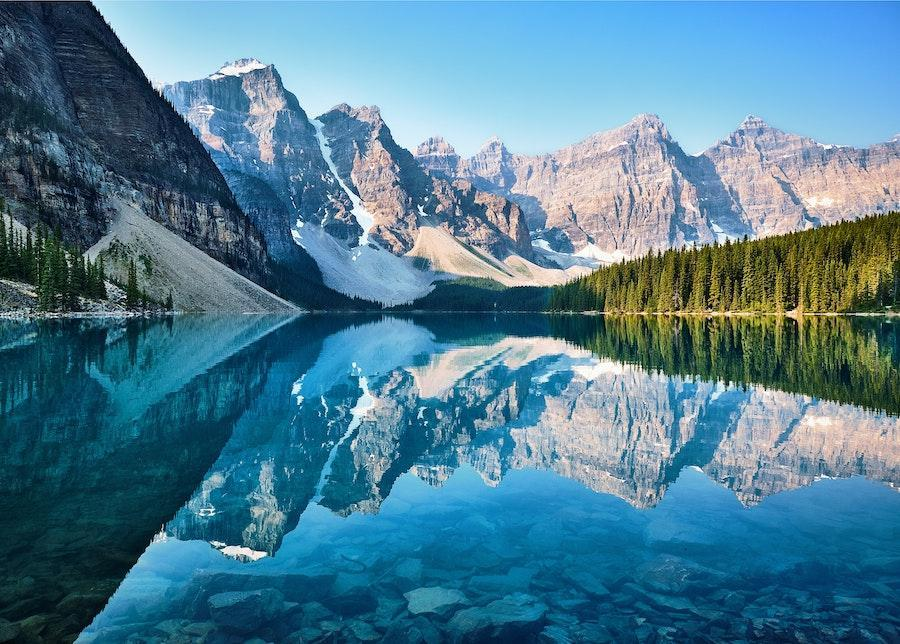
#> input picture GraphicsPractice/source/фото.jpg, 900 x 644 px
$ python lesson_09.py
#> lines starting #> are read from the running program, lines starting #| are printed output that depends on the picture
import os
from PIL import Image

# Убедимся, что папка output существует
if not os.path.exists("output"):
    os.makedirs("output")

image_path = "source/фото.jpg"

try:
    with Image.open(image_path) as img:
#> img is the input picture: PIL image 900x644 RGB; mean R, G, B 78.9, 125.7, 147
        print(f"Исходный размер: {img.size}")
#| Исходный размер: (900, 644)

        w, h = img.size
#> w = 900; h = 644
        # Находим минимальную сторону, чтобы вырезать правильный квадрат
        side = min(w, h)
#> side = 644

        # Вычисляем координаты для обрезки по центру
        left = (w - side) // 2
#> left = 128
        top = (h - side) // 2
#> top = 0
        right = left + side
#> right = 772
        bottom = top + side
#> bottom = 644

        # Обрезаем центральную часть до квадрата
        square = img.crop((left, top, right, bottom))
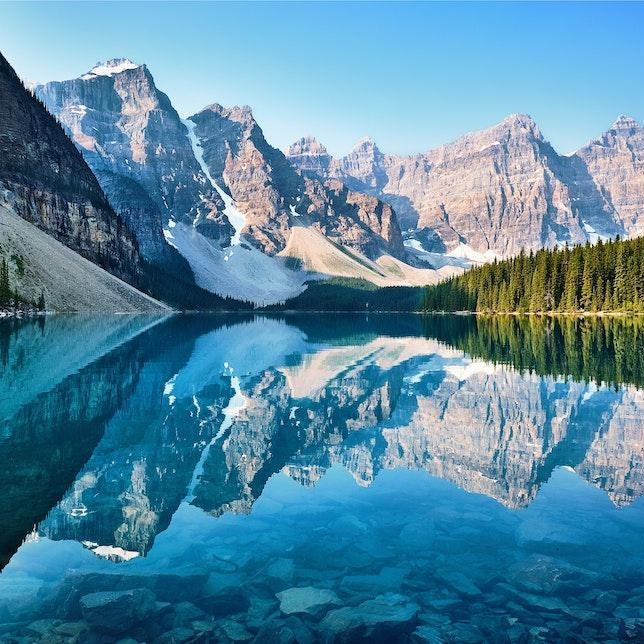
#> square: PIL image 644x644 RGB; mean R, G, B 85.4, 136.9, 161.4

        # Уменьшаем до заданного размера (например, 128×128 или 300×300 в зависимости от задачи)
        square = square.resize((128, 128), Image.Resampling.LANCZOS)
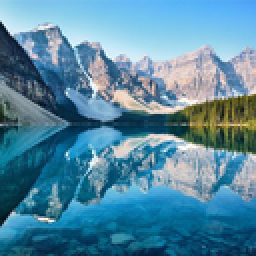
#> square: PIL image 128x128 RGB (shown 2 times larger); mean R, G, B 85.4, 136.9, 161.4

        output_path = "output/avatar.png"
        square.save(output_path)
        print(f"Аватарка успешно сохранена в {output_path}. Итоговый размер: {square.size}")
#| Аватарка успешно сохранена в output/avatar.png. Итоговый размер: (128, 128)

except FileNotFoundError:
    print(f"Ошибка: файл '{image_path}' не найден в папке source.")
